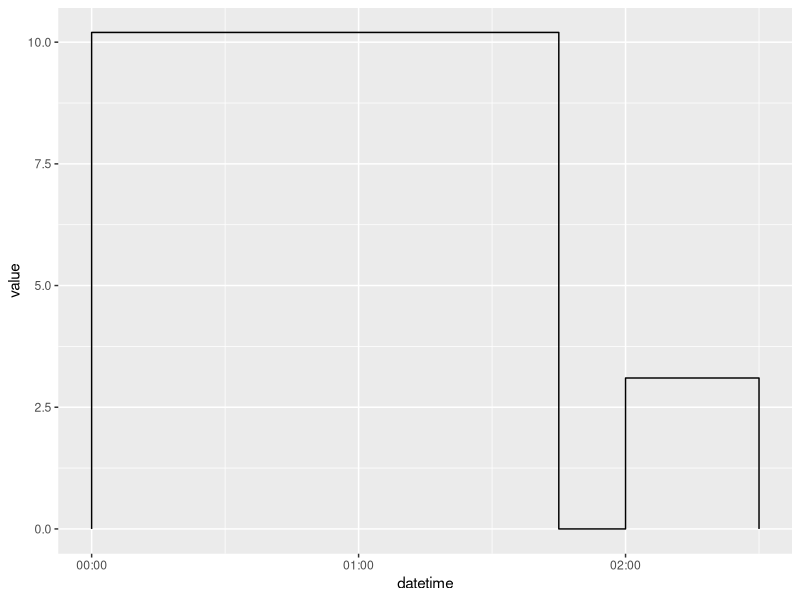

Source code (R):
library(tidyverse)
tbl <- tribble(
  ~s1, ~s2, ~value,
  "1/1/2018 12:00 AM", "1/1/2018 1:45 AM", 10.2,
  "1/1/2018 2:00 AM", "1/1/2018 2:30 AM", 3.1
) %>%
  mutate_at(vars(s1, s2), lubridate::dmy_hm) %>%
  gather("s", "datetime", s1, s2) %>%
  arrange(datetime)
tbl_1 <- tbl %>% bind_cols(id = group_indices(tbl, value))

tbl_2 <- tbl_1 %>%
  group_by(id) %>%
  summarise(datetime = last(datetime)) %>%
  mutate(s = "s4", value = 0) %>%
  bind_rows(tbl_1, .)
full_tbl <- tbl_2 %>%
  group_by(id) %>%
  summarise(datetime = first(datetime)) %>%
  mutate(s = "s0", value = 0) %>%
  bind_rows(., tbl_2) %>%
  arrange(datetime, s)

print(full_tbl)

ggplot(data = full_tbl) +
  geom_step(aes(x = datetime, y = value))
